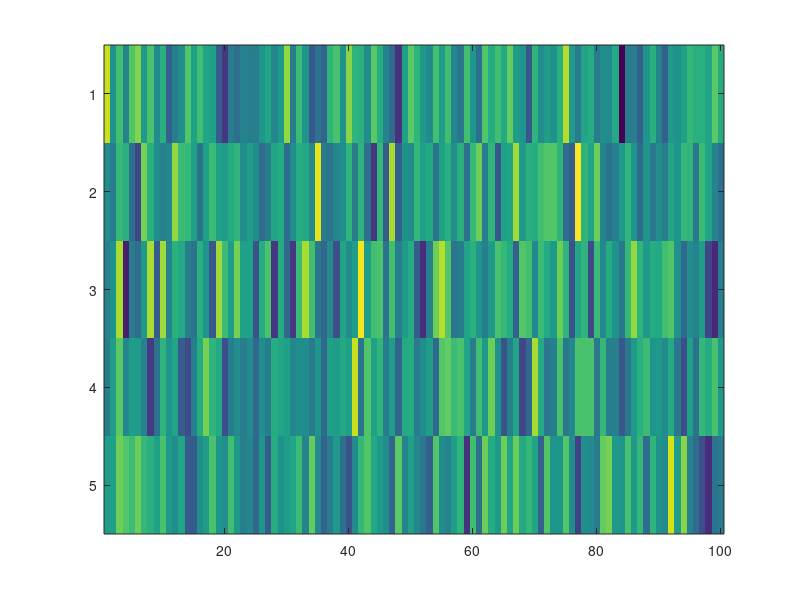

This figure's MATLAB source: (Note: this script raises an error after producing the figure.)
%Correlation network simulations via mixed-effects models
%
% 
% (C) 2020 Moo K. Chung 
% mkchung@wisc.edu
% University of Wisconsin-Madison
%
%
% The correlation network simulations are based on the following papers:
%
% Chung, M.K., Lee, H. Ombao. H., Solo, V. 2019 Exact topological inference 
% of the resting-state brain networks in twins, Network Neuroscience 3:674-694
%
% Chung, M.K., Lee, H., Solo, V., Davidson, R.J., Pollak, S.D. 2017  
% Topological distances between brain networks, International Workshop on 
% Connectomics in NeuroImaging, Lecture Notes in Computer Science, in press 
% http://www.stat.wisc.edu/~mchung/papers/chung.2017.CNI.pdf
%
% Chung, M.K., Vilalta, V.G., Lee, H., Rathouz, P.J., Lahey, B.B., Zald, D.H. 
% 2017 Exact topological inference for paired brain networks via persistent 
% homology. Information Processing in Medical Imaging (IPMI) 10265:299-310 
% http://pages.stat.wisc.edu/%7Emchung/papers/chung.2017.IPMI.pdf


n=5; m=5; %Number of subjects in group I and II
p=100; % The number of nodes in networks
sigma =0.1; %sigma controls amount of noise. 0.01 and 0.1 are used.

%C1 and C2 are randomly simulated connectivity matrices 

%-----------------------
%Networks with 4 and 5 modules
A = normrnd(0, 1, n,p);  %1st level model 
figure; imagesc(A)
[X C1] = RG_module(A,4,sigma); %2nd level model for group I
figure; imagesc(X) 
figure; imagesc(C1)   %correlation matrix for group I

[Y C2] = RG_module(A,5,sigma); %2nd level model for group II
figure; subplot(1,2,1); imagesc(A)
subplot(1,2,2); imagesc(Y);

figure; imagesc(C1)
figure; imagesc(C2)  %correlation matrix for group II

%---------------
%Computing correlation from data matrices

Xnorm = corr2norm(X); %center and translate data matrix
C1norm = Xnorm'*Xnorm; %correlation computaion
figure; imagesc(C1norm)

figure; imagesc(C1norm-C1); %Question: why do we have residual if they are identical?
